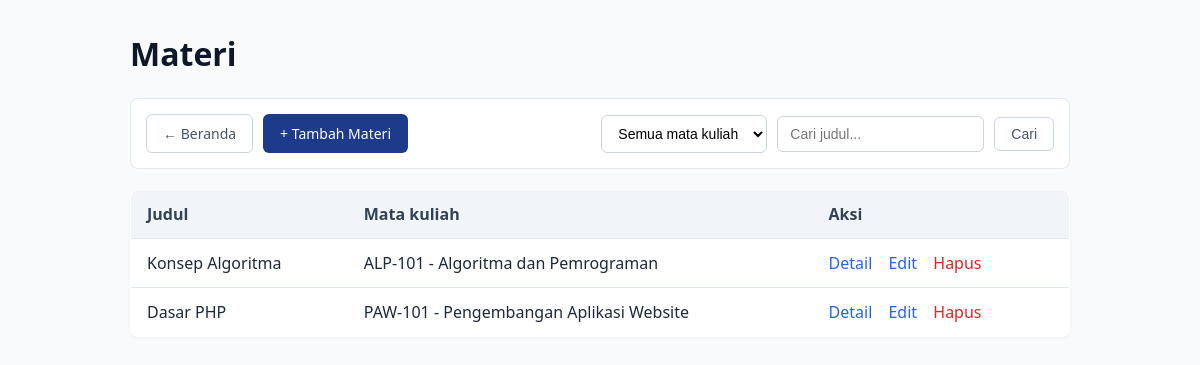
The app's page /daftar_materi.php with its own data.
### tables this page shows
CREATE TABLE materi (
    id INT UNSIGNED AUTO_INCREMENT PRIMARY KEY,
    mata_kuliah_id INT UNSIGNED NOT NULL,
    judul VARCHAR(150) NOT NULL,
    isi TEXT NOT NULL,
    tautan VARCHAR(255) NOT NULL,
    FOREIGN KEY(mata_kuliah_id) REFERENCES mata_kuliah(id) ON DELETE RESTRICT
);

CREATE TABLE mata_kuliah (
    id INT UNSIGNED AUTO_INCREMENT PRIMARY KEY,
    kode VARCHAR(20) NOT NULL UNIQUE,
    nama VARCHAR(100) NOT NULL,
    dosen VARCHAR(100) NOT NULL,
    semester TINYINT UNSIGNED NOT NULL
);

### daftar_materi.php (the view, shortened to what this page needs)
<?php
require 'koneksi.php';
$search = trim($_GET['search'] ?? '');
$query = "SELECT m.id, m.judul, mk.kode, mk.nama AS nama_mk
          FROM materi m
          JOIN mata_kuliah mk ON m.mata_kuliah_id = mk.id
          WHERE 1=1";
$query .= " ORDER BY m.id DESC";
$stmt = $conn->prepare($query);
$stmt->execute();
$result = $stmt->get_result();
?>
<!DOCTYPE html>
<html lang="id">
<head>
    <link rel="stylesheet" href="style.css">
</head>
<body>
    <h1>Materi</h1>
    <div class="search-bar">
        <a href="index.php" class="btn btn-secondary">← Beranda</a>
        <a href="tambah_materi.php" class="btn btn-primary">+ Tambah Materi</a>
        <form method="GET" action="" style="display: flex; gap: 10px; margin-left: auto; align-items: center;">
            <select name="filter_mk" class="form-control">
                <option value="">Semua mata kuliah</option>
            </select>
            <input type="text" name="search" class="form-control" placeholder="Cari judul..." value="<?= htmlspecialchars($search) ?>">
            <button type="submit" class="btn btn-secondary">Cari</button>
        </form>
    </div>
    <table>
        <thead>
            <tr>
                <th>Judul</th>
                <th>Mata kuliah</th>
                <th>Aksi</th>
            </tr>
        </thead>
        <tbody>
            <?php if ($result->num_rows > 0): ?>
                <?php while ($row = $result->fetch_assoc()): ?>
                    <tr>
                        <td><?= htmlspecialchars($row['judul']) ?></td>
                        <td><?= htmlspecialchars($row['kode']) ?> - <?= htmlspecialchars($row['nama_mk']) ?></td>
                        <td>
                            <a href="detail_materi.php?id=<?= $row['id'] ?>" class="action-link">Detail</a>
                            <a href="edit_materi.php?id=<?= $row['id'] ?>" class="action-link">Edit</a>
                            <a href="hapus_materi.php?id=<?= $row['id'] ?>" class="action-link" style="color: #dc2626;">Hapus</a>
                        </td>
                    </tr>
                <?php endwhile; ?>
            <?php endif; ?>
        </tbody>
    </table>
</body>
</html>

### style.css (style rules this page uses)
* { box-sizing: border-box; margin: 0; padding: 0; }
body { font-family: 'Segoe UI', Tahoma, Geneva, Verdana, sans-serif; background-color: #f8fafc; color: #1e293b; line-height: 1.5; padding: 30px; max-width: 1000px; margin: 0 auto; }
h1, h2, h3 { color: #0f172a; margin-bottom: 20px; font-weight: 600; }
a { color: #2563eb; text-decoration: none; }
.btn { display: inline-block; padding: 8px 16px; font-size: 14px; font-weight: 500; border-radius: 6px; border: 1px solid transparent; cursor: pointer; text-decoration: none; transition: background-color 0.2s; }
.btn-primary { background-color: #1e3a8a; color: #ffffff; }
.btn-secondary { background-color: #ffffff; color: #475569; border-color: #cbd5e1; }
table { width: 100%; border-collapse: collapse; background: #ffffff; border: 1px solid #e2e8f0; border-radius: 8px; overflow: hidden; margin-top: 15px; box-shadow: 0 1px 3px rgba(0, 0, 0, 0.05); }
th, td { padding: 12px 16px; text-align: left; border-bottom: 1px solid #e2e8f0; }
th { background-color: #f1f5f9; color: #334155; font-weight: 600; }
tr:last-child td { border-bottom: none; }
.action-link { margin-right: 12px; font-weight: 500; }
.form-control { width: 100%; padding: 9px 12px; border: 1px solid #cbd5e1; border-radius: 6px; font-size: 14px; background-color: #ffffff; }
.search-bar { display: flex; gap: 10px; align-items: center; margin-bottom: 20px; background: #ffffff; padding: 15px; border: 1px solid #e2e8f0; border-radius: 8px; }
.search-bar .form-control { width: auto; flex-grow: 1; }

### records on screen
materi: judul "Konsep Algoritma", mata_kuliah.kode "ALP-101", mata_kuliah.nama "Algoritma dan Pemrograman"
materi: judul "Dasar PHP", mata_kuliah.kode "PAW-101", mata_kuliah.nama "Pengembangan Aplikasi Website"
